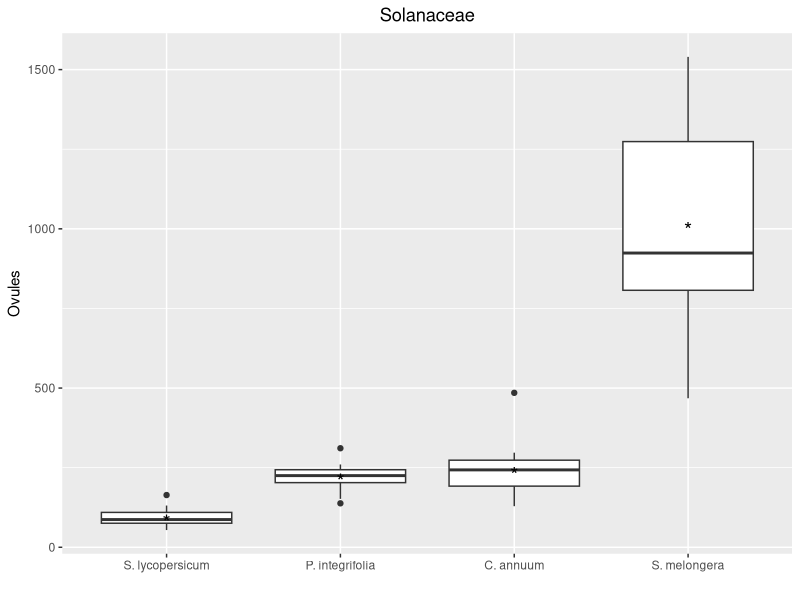
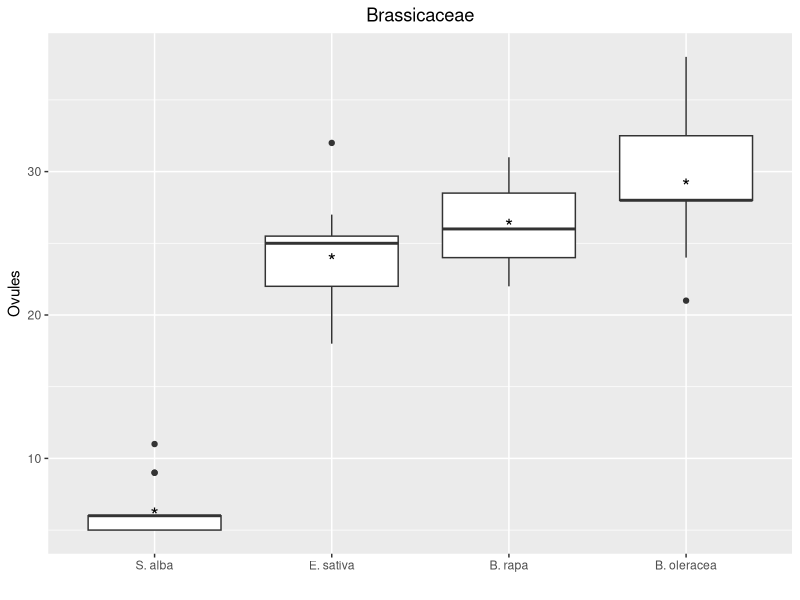

Here is the R script that generated these plots, in order:
## ---- chunk 1
#load libraries

library(ggplot2)
library(Hmisc)
library(Formula)
#load data

par(mfrow=c(2,1))

d<-read.csv("Data/Ovules.csv", sep=";")

colnames(d)[1]<-"C. annuum"
colnames(d)[2]<-"S. lycopersicum"
colnames(d)[3]<-"S. melongera"
colnames(d)[4]<-"P. integrifolia"
colnames(d)[5]<-"B. oleracea"
colnames(d)[6]<-"B. rapa"
colnames(d)[7]<-"E. sativa"
colnames(d)[8]<-"S. alba"


#Reorganise data
d <- stack(d)
#Naming columns
colnames(d)[1]<-"ovules"
colnames(d)[2]<-"species"



#subset per family (solanaceae, brassicaceae, convolvulaceae)
solanaceae<-subset(d)[1:60,]
brassicaceae<-subset(d)[61:120,]

# OVULES SOLANACEAE
p <- ggplot(solanaceae, aes(x = reorder(species, ovules, FUN = median), y = ovules)) +   geom_boxplot()+
labs(title="Solanaceae",x="", y = "Ovules")+
theme(plot.title = element_text(hjust = 0.5))

p + stat_summary(fun.y=mean, geom="point", shape="*", size=5, colour="black")

# OVULES BRASSICACEAE

p <- ggplot(brassicaceae, aes(x = reorder(species, ovules, FUN = median), y = ovules)) +   geom_boxplot()+
  labs(title="Brassicaceae",x="", y = "Ovules")+
  theme(plot.title = element_text(hjust = 0.5))

p + stat_summary(fun.y=mean, geom="point", shape="*", size=5, colour="black")
